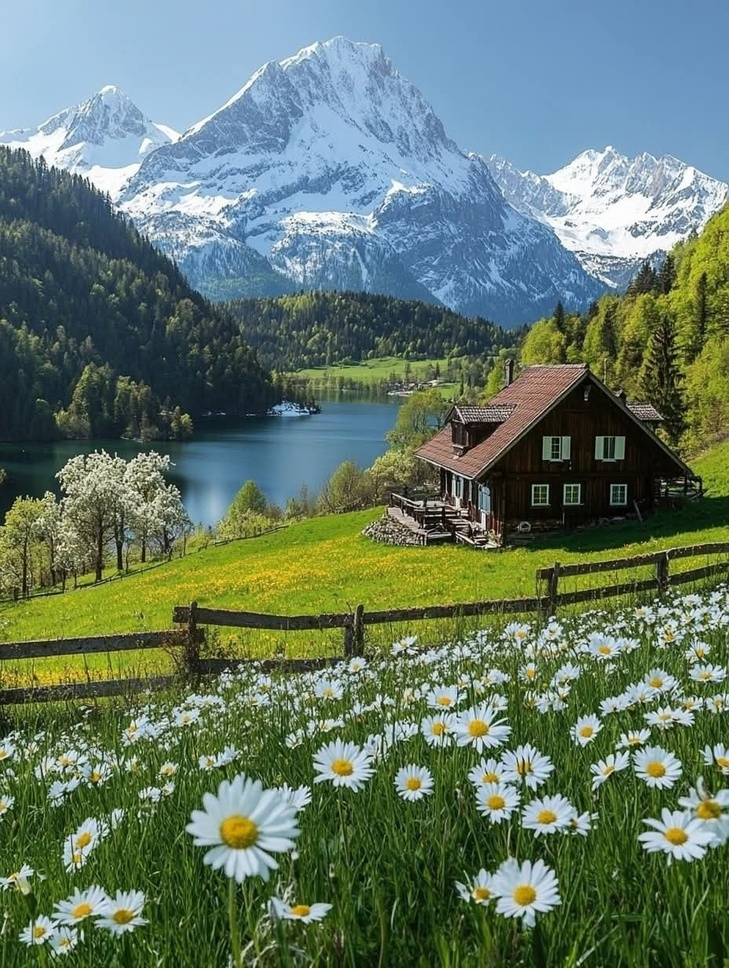
#> input picture gorsel1.jpg, 729 x 968 px, shrunk from 928 x 1232 before the run
$ python siyah-beyaz.py
#> lines starting #> are read from the running program, lines starting #| are printed output that depends on the picture
import cv2

# Görüntüyü yüklemek için
img = cv2.imread("gorsel1.jpg")
#> img is the input picture: shape (968, 729, 3); mean B, G, R 103.7, 120.4, 99.9

# Siyah beyaz hel getirmek için
gray = cv2.cvtColor(img, cv2.COLOR_BGR2GRAY)
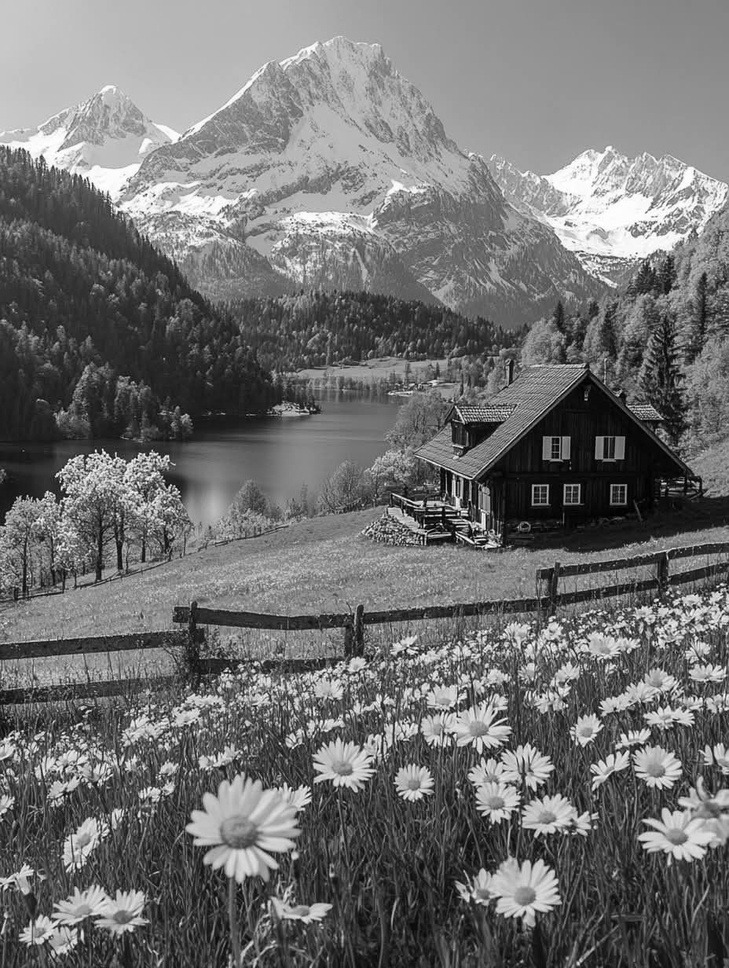
#> gray: shape (968, 729); min 0, max 255, mean 112.4

# Sonucu göstermek için
cv2.imshow("Grayscale", gray)
cv2.waitKey(0)
cv2.destroyAllWindows()

# Sonucu kaydetmek için
cv2.imwrite("resultgorsel.jpg", gray)
